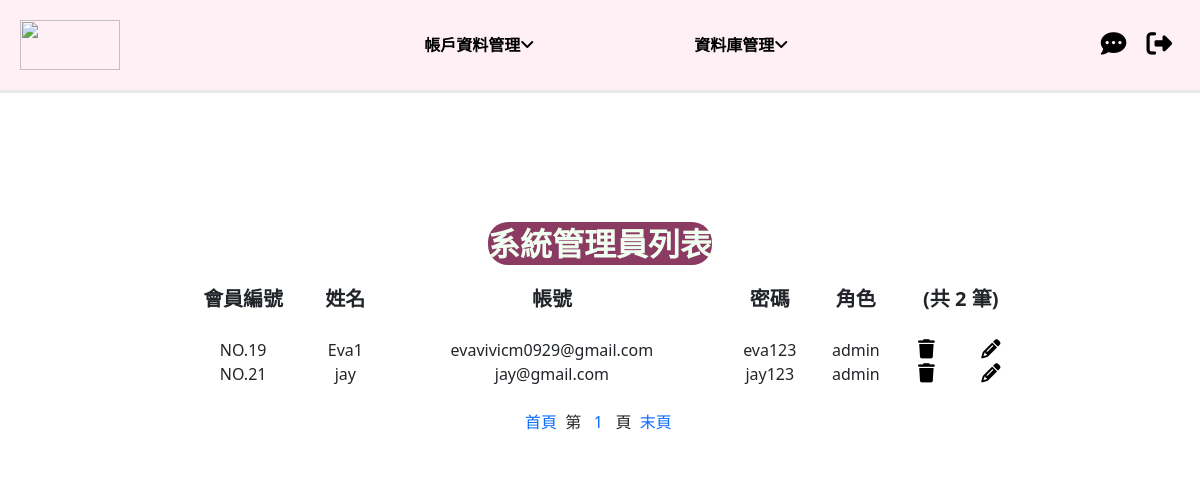
/admin_mng.php, run on the app's committed database.
### tables this page shows
CREATE TABLE `user` (
  `uno` int(10) NOT NULL,
  `uname` varchar(12) NOT NULL,
  `uaccount` varchar(30) NOT NULL,
  `upassword` varchar(16) NOT NULL,
  `urole` varchar(5) NOT NULL
);

### admin_mng.php (the view, shortened to what this page needs)
<!DOCTYPE html>
<html lang="zh-hant">
<head>
    <link href="https://cdn.jsdelivr.net/npm/bootstrap@5.0.1/dist/css/bootstrap.min.css" rel="stylesheet">
</head>
<body style="background-image:url('img/all.jpg');background-size:cover;">
<header class="main-header">
    <div class="container" style="background-color:#fff0f5;border-bottom-style:solid;border-color:#e8e8e8">
        <a href="adminmain.php" class="logo">
            <img src="img/heart.jpg" width='50' height='50'>
        </a>
        <ul class="nav">
            <li><a href='#'><b>帳戶資料管理</b><span class="fa fa-angle-down"></span></a>
            </li>
            <li><a href='#'><b>資料庫管理</b><span class="fa fa-angle-down"></span></a>
            </li>
        </ul>
        <nav class="icon-nav">
            <a href='msg_mng.php'><span class="fa fa-commenting" style="font-size: 1.6em"></sapn></a>
            <a href='main.php'><span class="fa-solid fa-right-from-bracket" style="font-size: 1.6em"></span></a>
        </nav>
    </div>
</header>
<div class="personal" style="width: 850px;margin-top: -180px;margin-left: -425px;">
    <div style="background-color:#fff;border-radius:20px;">
    <?php
        require("DBconnect.php");
        $urole = "admin";
        $SQL="SELECT * FROM user WHERE urole ='$urole'";
        $result=mysqli_query($link,$SQL);
        $data_nums=mysqli_num_rows($result);
        $per=10;
        $pages=ceil($data_nums/$per);
        if(!isset($_GET["page"])){
            $page=1;
        }else{
            $page=intval($_GET["page"]);
        }
        $start=($page-1)*$per;
        $result=mysqli_query($link,$SQL.' LIMIT '.$start.','.$per);
        echo "<table width='100%' height='100%'>";
        echo "<tr>";
        echo "<td align='center' colspan='7'><font size=6 style='border-radius:20px;color: #f0fff0;background-color:#8b3a62;'><b>系統管理員列表</b></font></td>";
        echo "</tr>";
        echo "<tr>";
        echo "<td height='70px' align='center'><h5><b>會員編號</td><td align='center'><h5><b>姓名</td><td align='center'><h5><b>帳號</td><td align='center'><h5><b>密碼</td><td align='center'><h5><b>角色</td><td align='center' colspan='2'><h5><b>(共 $data_nums 筆)</td></h5>";
        echo "</tr>";
            while($row=mysqli_fetch_assoc($result)){
                echo "<tr>";
                echo "<td align='center'>"."NO.".$row["uno"]."</td><td align='center'>".$row["uname"]."</td><td align='center'>".$row["uaccount"]."</td><td align='center'>".$row["upassword"]."</td><td align='center'>".$row["urole"]."</td><td align='center'><a href='u_dconfirm.php?uno=".$row["uno"]."'  style='text-decoration:none;color:#000;'><span class='fa fa-trash' style='font-size: 1.2em'></span></a></td><td align='center'><a href='a_update.php?uno=".$row["uno"]."'  style='text-decoration:none;color:#000;'><span class='fa fa-pencil' style='font-size: 1.2em'></span></a></td>";
                echo "</tr>";
            }
        echo "</table>";
    ?>
        <div style="height:70px;margin-top: 0px;margin-left: 350px;">
        <?php
            echo "<br/><a href=?page=1 style='text-decoration:none'>首頁</a>&nbsp&nbsp";
            echo "第&nbsp";
            for($i=1; $i<=$pages; $i++){
                if($page-3 < $i && $i < $page+3){
                    echo "&nbsp&nbsp<a href=?page=".$i." style='text-decoration:none'>".$i."</a>&nbsp&nbsp";
                }
            }
            echo "&nbsp頁&nbsp&nbsp<a href=?page=".$pages." style='text-decoration:none'>末頁</a><br/><br/>";
        ?>
        </div>
    </div>
</div>
</body>
</html>

### admin_mng.php (style rules this page uses)
* { margin: 0; padding: 0; list-style: none; }
.main-header .container { display: flex; position: fixed; align-items: center; padding: 20px; max-width: 100%; left: 0; right: 0; }
.main-header .logo { width: 100px; }
.main-header .logo img { width: 100%; vertical-align: middle; }
.main-header .nav { margin: auto; display: flex; }
.main-header .nav a { color: #000; text-decoration: none; padding: 5px 5em; position: relative; }
.main-header .nav li { transform: translateY(0px); transition: .3s; }
.main-header .nav li:after { content: ''; position: absolute; left: 50%; right: 50%; bottom: -5px; height: 0; border-bottom: 1px solid #000; transition: .3s; }
.main-header .icon-nav a { text-decoration: none; padding: 5px 0.5em; color: #000; }
.personal { position:absolute; top:50%; left:50%; margin-top: -180px; margin-left: -300px; z-index: -1; }

### data on the page
user: uno "19", uname "Eva1", uaccount "evavivicm0929@gmail.com", upassword "eva123", urole "admin"
user: uno "21", uname "jay", uaccount "jay@gmail.com", upassword "jay123", urole "admin"

### other printed values
$data_nums "2"
